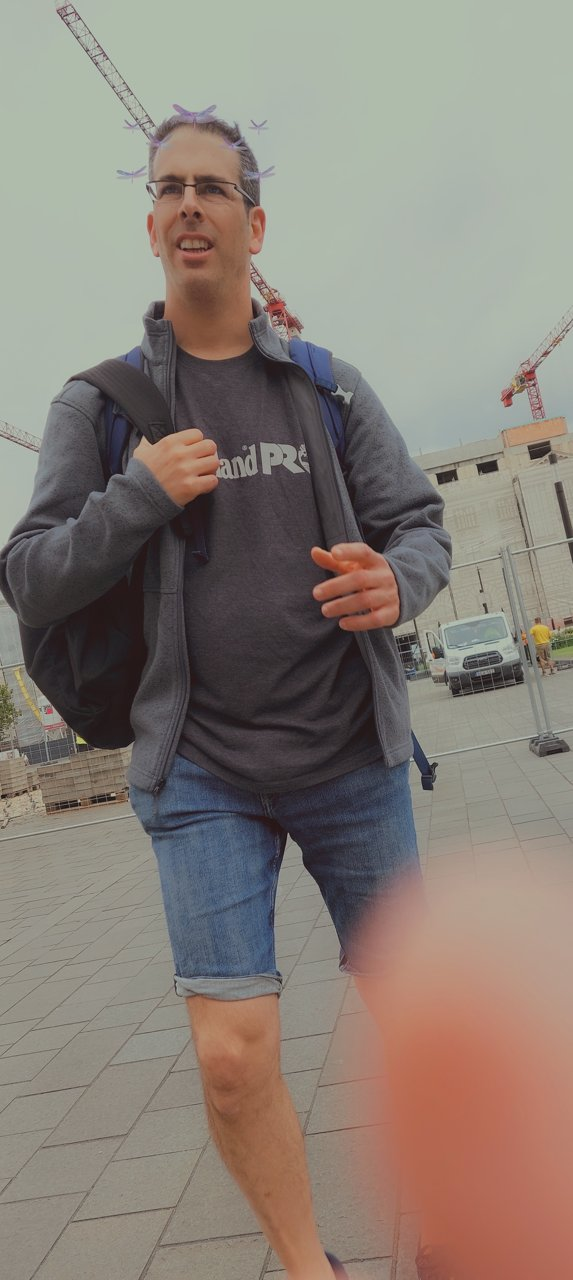
#> input picture examples/finger_occlusion/20250822_122617.jpg, 573 x 1280 px
$ python test_degradations_simple.py finger_occlusion/20250822_122617.jpg
#> lines starting #> are read from the running program, lines starting #| are printed output that depends on the picture
### sim_bench/image_processing/degradation.py
"""
Image degradation processor for synthetic quality testing.

Applies controlled degradations (blur, exposure, compression) to test
how quality assessment methods respond to known quality changes.
"""

from pathlib import Path
from typing import Union, Dict, List, Optional
import logging

import cv2
import numpy as np

from sim_bench.image_processing.base import ImageProcessor


logger = logging.getLogger(__name__)


class ImageDegradationProcessor(ImageProcessor):
    """
    Apply synthetic degradations to images for quality assessment validation.

    Supports three degradation types:
    - Gaussian blur (tests sharpness detection)
    - Exposure adjustment (tests exposure/histogram quality)
    - JPEG compression (tests artifact detection)
    """

    def __init__(
        self,
        output_dir: Optional[Union[str, Path]] = None,
        enable_cache: bool = False
    ):
        """
        Initialize degradation processor.

        Args:
            output_dir: Directory for saving degraded images
            enable_cache: Whether to cache results (typically False for degradations)
        """
        super().__init__(cache_dir=output_dir, enable_cache=enable_cache)
        self.output_dir = Path(output_dir) if output_dir else Path("outputs/degraded")
        self.output_dir.mkdir(parents=True, exist_ok=True)

    # [29 lines left out: function process_image, not called in this run]

    def apply_gaussian_blur(
        self,
        image_path: Union[str, Path],
        sigma: float = 2.0,
        output_path: Optional[Union[str, Path]] = None
    ) -> Path:
        """
        Apply Gaussian blur to image.

        Args:
            image_path: Path to input image
            sigma: Blur strength (standard deviation)
            output_path: Output path (auto-generated if None)

        Returns:
            Path to blurred image
        """
#> called with sigma = 2
        img = cv2.imread(str(image_path))
#> img is the input picture: shape (1280, 573, 3); mean B, G, R 119, 127.4, 136.6

        # Compute kernel size from sigma (ensure odd size)
        ksize = int(2 * np.ceil(3 * sigma) + 1)

        blurred = cv2.GaussianBlur(img, (ksize, ksize), sigma)

        output_path = self._get_output_path(
            image_path, output_path, f"blur_sigma_{sigma}"
        )
#> call 2 of apply_gaussian_blur, with sigma = 8
#> in apply_gaussian_blur (call 2), `blurred = cv2.GaussianBlur(img, (ksize, ksize), sigma)`:
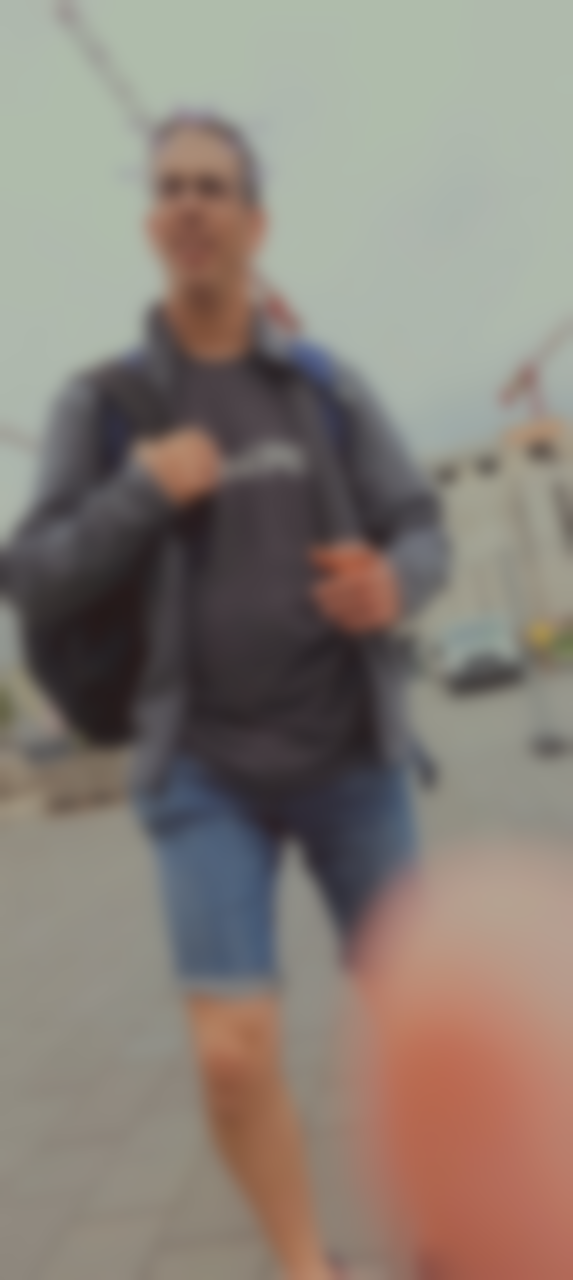
#> blurred: shape (1280, 573, 3); mean B, G, R 119, 127.4, 136.6
        cv2.imwrite(str(output_path), blurred)

        return output_path

    def apply_exposure_adjustment(
        self,
        image_path: Union[str, Path],
        stops: float = 1.0,
        output_path: Optional[Union[str, Path]] = None
    ) -> Path:
        """
        Adjust image exposure by stops (EV).

        Args:
            image_path: Path to input image
            stops: Exposure adjustment in stops (positive=brighter, negative=darker)
            output_path: Output path (auto-generated if None)

        Returns:
            Path to adjusted image
        """
#> called with stops = -2
        img = cv2.imread(str(image_path))

        # Convert stops to multiplier: 1 stop = 2x brightness
        multiplier = 2.0 ** stops

        # Apply exposure adjustment with clipping
        adjusted = cv2.convertScaleAbs(img, alpha=multiplier, beta=0)
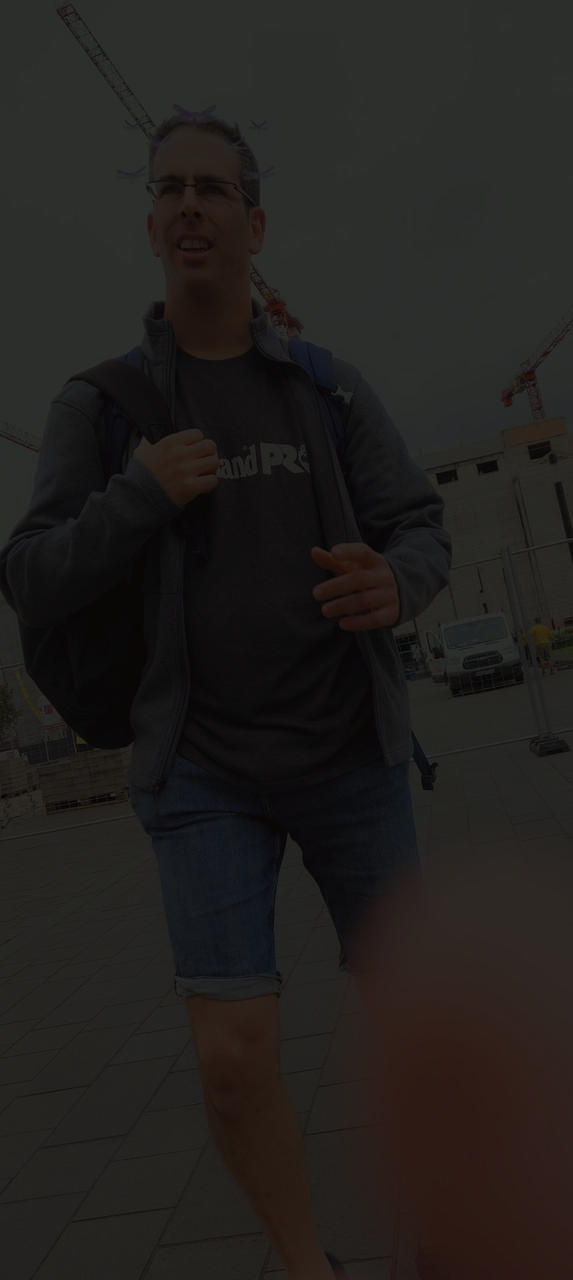
#> adjusted: shape (1280, 573, 3); mean B, G, R 29.8, 31.8, 34.2

        sign = "plus" if stops >= 0 else "minus"
        abs_stops = abs(stops)
        output_path = self._get_output_path(
            image_path, output_path, f"exposure_{sign}_{abs_stops}"
        )
        cv2.imwrite(str(output_path), adjusted)

        return output_path

    def apply_jpeg_compression(
        self,
        image_path: Union[str, Path],
        quality: int = 80,
        output_path: Optional[Union[str, Path]] = None
    ) -> Path:
        """
        Apply JPEG compression to image.

        Args:
            image_path: Path to input image
            quality: JPEG quality (0-100, higher is better)
            output_path: Output path (auto-generated if None)

        Returns:
            Path to compressed image
        """
        img = cv2.imread(str(image_path))

        output_path = self._get_output_path(
            image_path, output_path, f"jpeg_q_{quality}"
        )

        # Ensure output has .jpg extension
        output_path = output_path.with_suffix('.jpg')

        cv2.imwrite(
            str(output_path),
            img,
            [cv2.IMWRITE_JPEG_QUALITY, quality]
        )

        return output_path

    # [243 lines left out: functions apply_edge_crop, apply_corner_crop, apply_aspect_distortion_crop, apply_center_content_crop, apply_degradation_suite, not called in this run]

    def _get_output_path(
        self,
        input_path: Union[str, Path],
        output_path: Optional[Union[str, Path]],
        degradation_name: str
    ) -> Path:
        """
        Generate output path for degraded image.

        Args:
            input_path: Original image path
            output_path: Explicit output path (if provided)
            degradation_name: Name of degradation for directory

        Returns:
            Output path
        """
        # Return explicit path if provided
        if output_path:
            return Path(output_path)

        # Auto-generate path
        input_path = Path(input_path)
        degradation_dir = self.output_dir / degradation_name
        degradation_dir.mkdir(parents=True, exist_ok=True)

        return degradation_dir / input_path.name


def create_degradation_processor(
    output_dir: Optional[Union[str, Path]] = None
) -> ImageDegradationProcessor:
    """
    Factory function to create degradation processor.

    Args:
        output_dir: Directory for saving degraded images

    Returns:
        Configured ImageDegradationProcessor
    """
    return ImageDegradationProcessor(output_dir=output_dir)

### sim_bench/image_processing/base.py
"""
Abstract base class for image processing operations.

Provides common interface for image processors like thumbnail generation,
enhancement, cropping, etc.
"""

from abc import ABC, abstractmethod
from typing import List, Dict, Optional, Union, Any
from pathlib import Path
import logging


logger = logging.getLogger(__name__)


class ImageProcessor(ABC):
    """
    Abstract base class for image processors.

    All image processing operations (thumbnails, enhancement, cropping, etc.)
    inherit from this class to ensure consistent API.
    """

    def __init__(
        self,
        cache_dir: Optional[Union[str, Path]] = None,
        enable_cache: bool = True
    ):
        """
        Initialize image processor.

        Args:
            cache_dir: Directory for caching processed images
            enable_cache: Whether to cache processed images
        """
        self.cache_dir = Path(cache_dir) if cache_dir else None
        self.enable_cache = enable_cache

        if self.enable_cache and self.cache_dir:
            self.cache_dir.mkdir(parents=True, exist_ok=True)
            logger.info(f"Image processor cache enabled: {self.cache_dir}")

    # [130 lines left out: functions process_image, process_batch, clear_cache, get_cache_stats, _compute_hash, __repr__, not called in this run]

### examples/test_degradations_simple.py
"""
Simple test of degradation system with synthetic or provided images.

This script demonstrates the degradation system by:
1. Creating/using a test image
2. Applying degradations
3. Running a single quality method
"""

import sys
from pathlib import Path
import numpy as np
import cv2

# Add project root to path
project_root = Path(__file__).parent.parent
sys.path.insert(0, str(project_root))

from sim_bench.image_processing import create_degradation_processor
from sim_bench.quality_assessment import create_quality_assessor


def create_test_image(output_path, size=(512, 512)):
    """
    Create a synthetic test image with various features.

    Args:
        output_path: Where to save the image
        size: Image dimensions
    """
    height, width = size

    # Create gradient background
    img = np.zeros((height, width, 3), dtype=np.uint8)

    # Add gradient
    for i in range(height):
        intensity = int((i / height) * 255)
        img[i, :] = [intensity, 128, 255 - intensity]

    # Add some shapes for detail
    cv2.circle(img, (width // 4, height // 4), 50, (255, 255, 0), -1)
    cv2.rectangle(img, (width // 2, height // 2), (3 * width // 4, 3 * height // 4), (0, 255, 255), -1)

    # Add text for sharpness testing
    cv2.putText(img, "TEST IMAGE", (50, height - 50), cv2.FONT_HERSHEY_SIMPLEX, 1.5, (255, 255, 255), 3)

    cv2.imwrite(str(output_path), img)
    print(f"Created synthetic test image: {output_path}")
    return output_path


def main():
    """Run simple degradation test."""
    print("=== Simple Degradation Test ===\n")

    # Setup
    output_dir = project_root / 'outputs' / 'degradation_test_simple'
    output_dir.mkdir(parents=True, exist_ok=True)

    # Create or use test image
    test_image = output_dir / 'test_image.png'

    # Check if user provided an image path as argument
    if len(sys.argv) > 1:
        test_image = Path(sys.argv[1])
        print(f"Using provided image: {test_image}")
    else:
        test_image = create_test_image(test_image)

    # Create degradation processor
    print("\n1. Creating degradation processor...")
    processor = create_degradation_processor(output_dir=output_dir)

    # Apply a few degradations
    print("\n2. Applying degradations...")

    blur_mild = processor.apply_gaussian_blur(test_image, sigma=2.0)
    print(f"   Blur (mild): {blur_mild}")

    blur_severe = processor.apply_gaussian_blur(test_image, sigma=8.0)
    print(f"   Blur (severe): {blur_severe}")

    exposure_dark = processor.apply_exposure_adjustment(test_image, stops=-2)
    print(f"   Exposure (dark): {exposure_dark}")

    jpeg_low = processor.apply_jpeg_compression(test_image, quality=20)
    print(f"   JPEG (low quality): {jpeg_low}")

    # Assess quality with rule-based method
    print("\n3. Assessing quality with rule-based method...")

    config = {
        'type': 'rule_based',
        'weights': {
            'sharpness': 0.4,
            'exposure': 0.3,
            'colorfulness': 0.2,
            'contrast': 0.1
        }
    }

    assessor = create_quality_assessor(config)

    # Score all variants
    variants = {
        'Original': test_image,
        'Blur (mild, sigma=2.0)': blur_mild,
        'Blur (severe, sigma=8.0)': blur_severe,
        'Exposure (-2 stops)': exposure_dark,
        'JPEG (quality=20)': jpeg_low
    }

    print("\nQuality Scores:")
    print("-" * 50)

    for name, path in variants.items():
        score = assessor.assess_image(str(path))
        print(f"{name:25s} : {score:.4f}")

    print("\n" + "=" * 50)
    print("[OK] Test completed!")
    print(f"  Output directory: {output_dir}")
    print("\nExpected behavior:")
    print("  - Blur should decrease score (especially severe)")
    print("  - Dark exposure should decrease score")
    print("  - Low JPEG quality should decrease score")


if __name__ == '__main__':
    main()
#> (the call stopped at in main, `assessor = create_quality_assessor(config)`: sim_bench is not available in this run)

$ run again, on examples/images/landscape_01.jpg
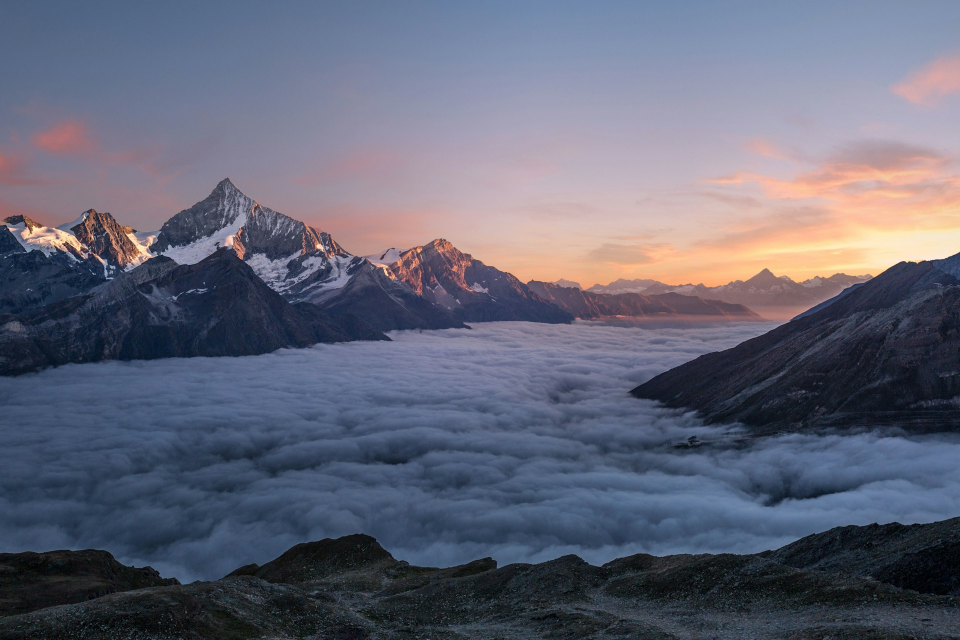
#> input picture examples/images/landscape_01.jpg, 1920 x 1280 px (shown at 1/2 size)
#> in apply_gaussian_blur, img is the input picture: shape (1280, 1920, 3); mean B, G, R 118.3, 101.4, 99
#> in apply_gaussian_blur (call 2), `blurred = cv2.GaussianBlur(img, (ksize, ksize), sigma)`:
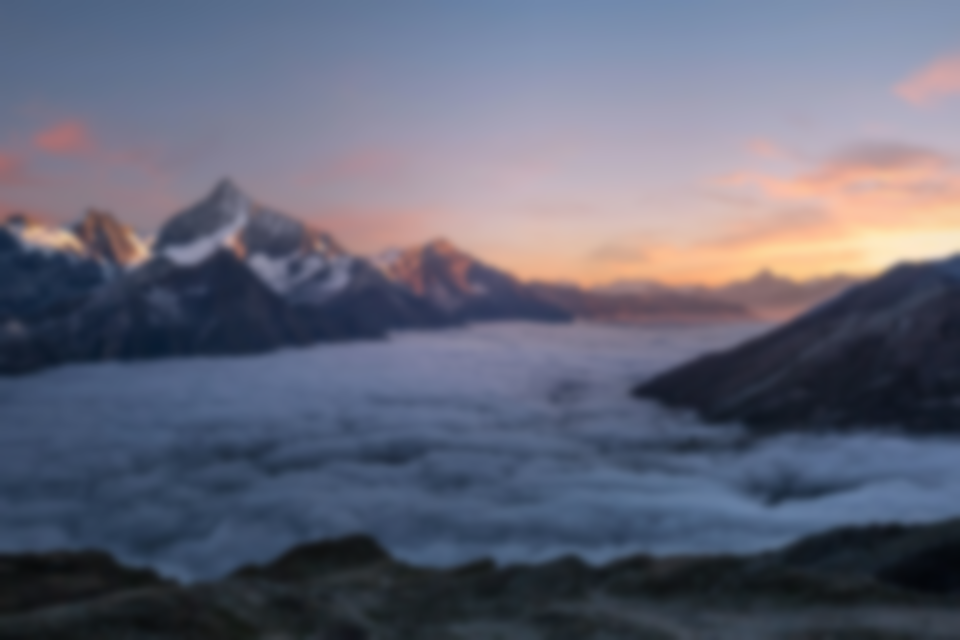
#> blurred: shape (1280, 1920, 3) (shown at 1/2 size); mean B, G, R 118.3, 101.4, 99
#> in apply_exposure_adjustment, `adjusted = cv2.convertScaleAbs(img, alpha=multiplier, beta=0)`:
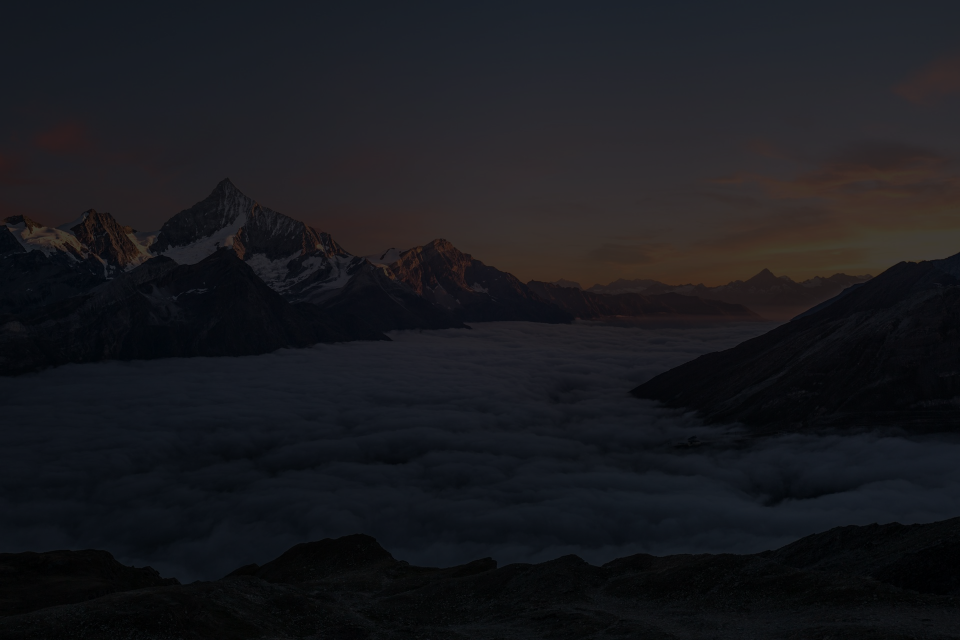
#> adjusted: shape (1280, 1920, 3) (shown at 1/2 size); mean B, G, R 29.6, 25.3, 24.7

$ run again, on examples/images/landscape_02.jpg
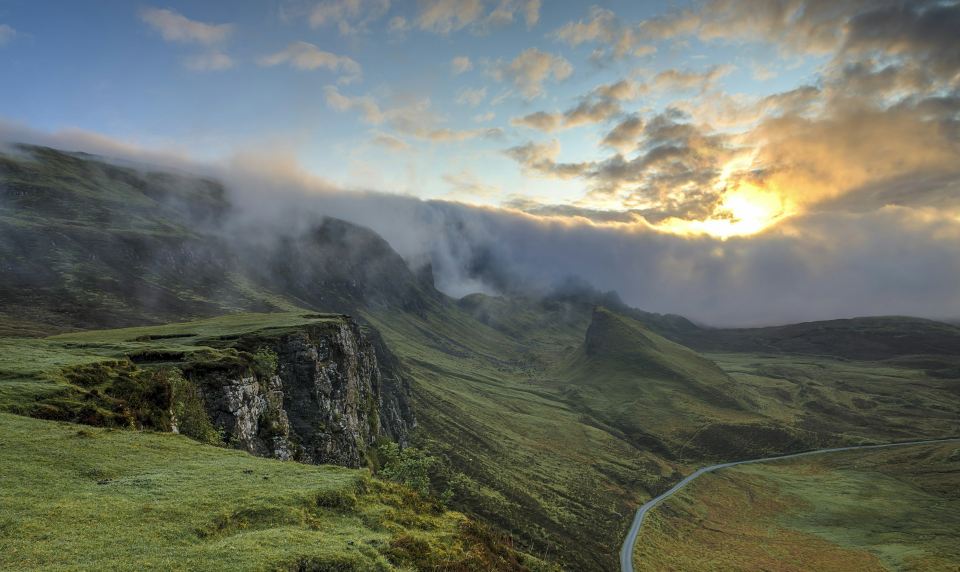
#> input picture examples/images/landscape_02.jpg, 1920 x 1144 px (shown at 1/2 size)
#> in apply_gaussian_blur, img is the input picture: shape (1144, 1920, 3); mean B, G, R 100.9, 111.6, 106.4
#> in apply_gaussian_blur (call 2), `blurred = cv2.GaussianBlur(img, (ksize, ksize), sigma)`:
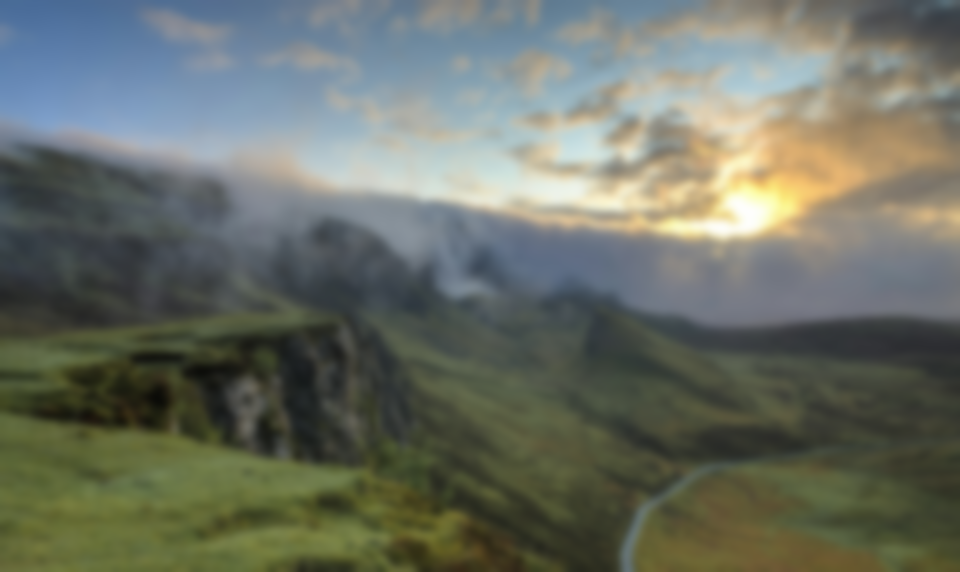
#> blurred: shape (1144, 1920, 3) (shown at 1/2 size); mean B, G, R 100.9, 111.6, 106.4
#> in apply_exposure_adjustment, `adjusted = cv2.convertScaleAbs(img, alpha=multiplier, beta=0)`:
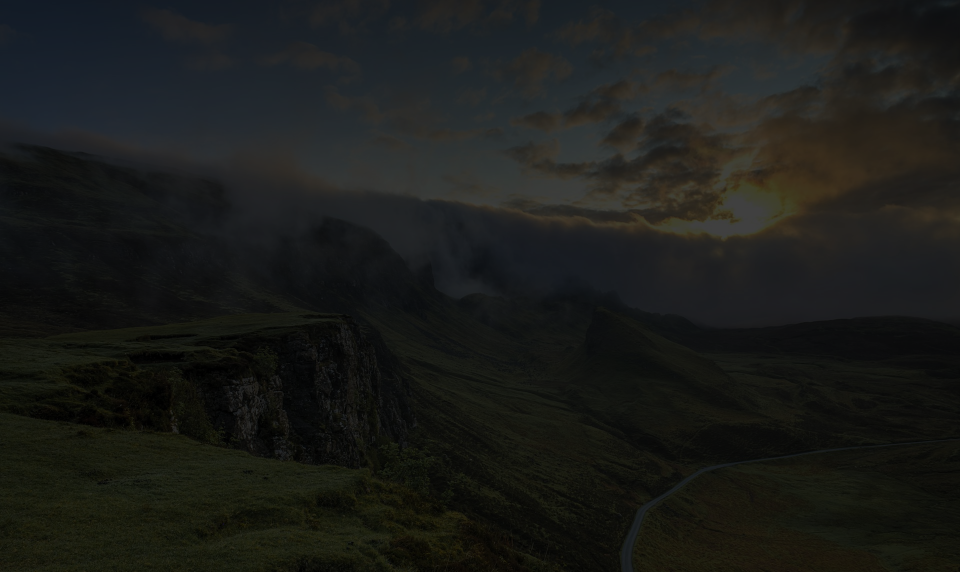
#> adjusted: shape (1144, 1920, 3) (shown at 1/2 size); mean B, G, R 25.2, 27.9, 26.6
